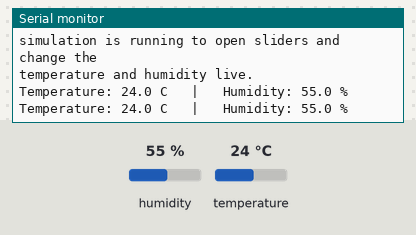
The sketch below on a simulated ESP32. Shown: the last lines printed to the serial monitor. The test bench sets the inputs (shaded band); at power-on: humidity 55 %, temperature 24 °C.

Above: at 2.8 s.
2.9 s: humidity set to 22 %
At 4.5 s:
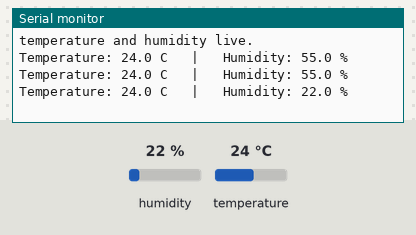
5.6 s: temperature set to 12 °C
At 6.4 s:
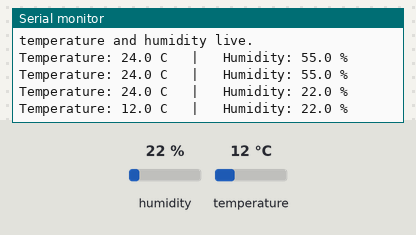
8.3 s: humidity set to 40 %
At 11.5 s:
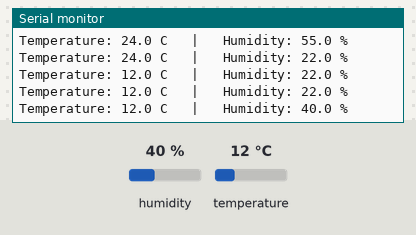
Timing chart, 0 to 13.0 s (numbered marks = the images above; inputs shaded):
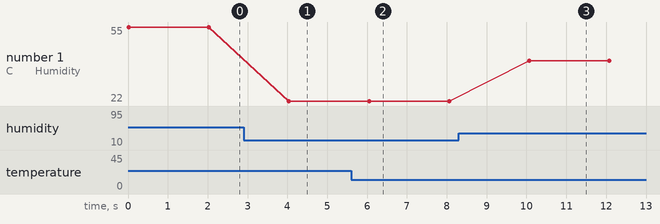

Measured:
- after the input at 2.9 s, the serial monitor: prints a new line after 1.1 s (image 1)
- after the input at 5.6 s, the serial monitor: prints a new line after 0.45 s (image 2)
- after the input at 8.3 s, the serial monitor: prints a new line after 1.8 s (image 3)
- plotted number 1: 22 → 40 after the input at 8.3 s

The sketch:

sketch.ino
```cpp
/*
  Lab 2 - Reading a real sensor: DHT22 (temperature + humidity)

  The DHT22 is a very common, cheap sensor used in real weather stations,
  greenhouses, and smart thermostats. It reports two values at once:
  temperature (in Celsius) and relative humidity (in %).

  Library used: DHTesp ("DHT sensor library for ESPx" by beegee_tokyo).
  Wokwi will offer to install it automatically the first time you press
  Play - click "Install" / "OK" if you see a popup. This may take a few
  extra seconds the first time.
*/

#include "DHTesp.h"

const int DHT_PIN = 15;
DHTesp dhtSensor;

void setup() {
  Serial.begin(115200);
  dhtSensor.setup(DHT_PIN, DHTesp::DHT22);

  Serial.println("Lab 2 started.");
  Serial.println("Click the DHT22 sensor in the diagram while the");
  Serial.println("simulation is running to open sliders and change the");
  Serial.println("temperature and humidity live.");
}

void loop() {
  // The DHT22 can only be read about once every 2 seconds - reading it
  // faster than that just returns stale or invalid data.
  TempAndHumidity data = dhtSensor.getTempAndHumidity();

  if (dhtSensor.getStatus() != 0) {
    Serial.println("Sensor read failed - check wiring.");
  } else {
    Serial.print("Temperature: ");
    Serial.print(data.temperature, 1);
    Serial.print(" C   |   Humidity: ");
    Serial.print(data.humidity, 1);
    Serial.println(" %");
  }

  delay(2000);
}
```
